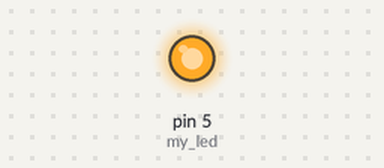
Bench run of a sketch on a simulated Arduino Uno, built with avr-gcc and run on an emulated ATmega328P. On the bench: output pins drawn as LEDs (lit = HIGH).

Above: at 0.1 s.
Timing chart, 0 to 1.6 s (numbered marks = the images above):
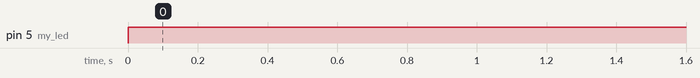

The sketch:

LED_GLOW.ino
```cpp
#define my_led 5

void setup() {
 pinMode(my_led,OUTPUT) ;// put your setup code here, to run once:

}

void loop() {
  digitalWrite(my_led,HIGH);// put your main code here, to run repeatedly:

}
```

Measured:
- by itself, pin 5 (my_led): LOW → HIGH at 0.00 s
